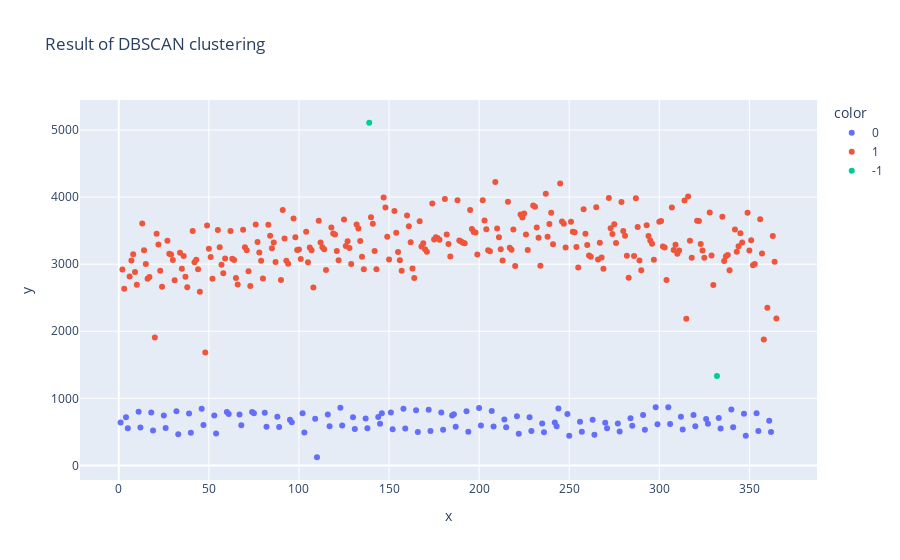

Notebook code cell kept with this figure:
### Code cell
fig = px.scatter(x = X_dbscan.days, y = X_dbscan["count"], color=X_dbscan.label.astype(str),
                 title="Result of DBSCAN clustering")

fig.show()

### Figure 1 — Plotly figure (JSON) as saved in the notebook; plotly's stock layout.template omitted (floating-point values rounded to 4 significant figures; data arrays with more than 128 entries replaced by an {"elided": "..."} marker saying what was removed)
{"data": [{"hovertemplate": "color=0<br>x=%{x}<br>y=%{y}<extra></extra>", "legendgroup": "0", "marker": {"color": "#636efa", "symbol": "circle"}, "mode": "markers", "name": "0", "orientation": "v", "showlegend": true, "type": "scatter", "x": [1, 4, 5, 11, 12, 18, 19, 25, 26, 32, 33, 39, 40, 46, 47, 53, 54, 60, 61, 67, 68, 74, 75, 81, 82, 88, 89, 95, 96, 102, 103, 109, 110, 116, 117, 123, 124, 130, 131, 137, 138, 144, 145, 146, 151, 152, 158, 159, 165, 166, 172, 173, 179, 180, 185, 186, 187, 193, 194, 200, 201, 207, 208, 214, 215, 221, 222, 228, 229, 235, 236, 242, 243, 244, 249, 250, 256, 257, 263, 264, 270, 271, 277, 278, 284, 285, 291, 292, 298, 299, 305, 306, 312, 313, 319, 320, 326, 327, 333, 334, 340, 341, 347, 348, 354, 355, 361, 362], "xaxis": "x", "y": [639, 718, 553, 800, 567, 790, 521, 744, 558, 808, 464, 775, 488, 845, 602, 743, 475, 797, 766, 758, 600, 795, 778, 787, 578, 724, 572, 681, 645, 776, 490, 697, 122, 760, 585, 860, 597, 719, 544, 701, 554, 723, 620, 778, 789, 539, 844, 550, 822, 497, 831, 513, 788, 532, 744, 764, 577, 807, 502, 856, 594, 812, 579, 686, 569, 735, 473, 718, 513, 625, 493, 641, 584, 850, 766, 444, 651, 502, 681, 457, 636, 556, 626, 504, 704, 591, 753, 533, 866, 613, 867, 616, 726, 536, 752, 583, 692, 622, 708, 552, 835, 571, 772, 441, 777, 512, 666, 500], "yaxis": "y"}, {"hovertemplate": "color=1<br>x=%{x}<br>y=%{y}<extra></extra>", "legendgroup": "1", "marker": {"color": "#EF553B", "symbol": "circle"}, "mode": "markers", "name": "1", "orientation": "v", "showlegend": true, "type": "scatter", "x": {"elided": "253 int values"}, "xaxis": "x", "y": {"elided": "253 int values"}, "yaxis": "y"}, {"hovertemplate": "color=-1<br>x=%{x}<br>y=%{y}<extra></extra>", "legendgroup": "-1", "marker": {"color": "#00cc96", "symbol": "circle"}, "mode": "markers", "name": "-1", "orientation": "v", "showlegend": true, "type": "scatter", "x": [139, 332], "xaxis": "x", "y": [5108, 1333], "yaxis": "y"}], "layout": {"legend": {"title": {"text": "color"}, "tracegroupgap": 0}, "title": {"text": "Result of DBSCAN clustering"}, "xaxis": {"anchor": "y", "domain": [0, 1], "title": {"text": "x"}}, "yaxis": {"anchor": "x", "domain": [0, 1], "title": {"text": "y"}}}}
